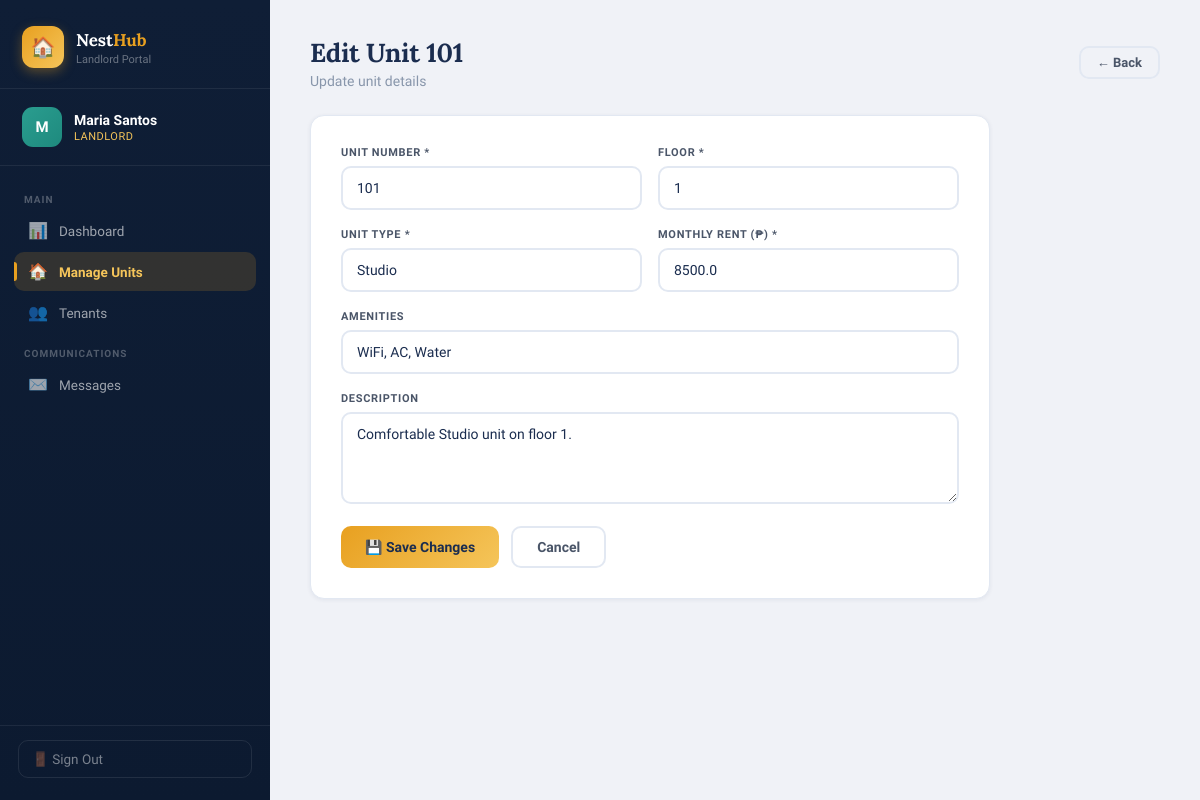
Screenshot of /landlord/units/edit/1 (signed in) with the database file from the repository.
### tables this page shows
CREATE TABLE user (
        id INTEGER PRIMARY KEY AUTOINCREMENT,
        username TEXT UNIQUE NOT NULL,
        password TEXT NOT NULL,
        role TEXT NOT NULL,
        full_name TEXT NOT NULL,
        email TEXT,
        phone TEXT,
        created_at TEXT DEFAULT (datetime('now'))
    );

CREATE TABLE unit (
        id INTEGER PRIMARY KEY AUTOINCREMENT,
        unit_number TEXT UNIQUE NOT NULL,
        floor INTEGER NOT NULL,
        unit_type TEXT NOT NULL,
        monthly_rent REAL NOT NULL,
        description TEXT,
        amenities TEXT,
        is_occupied INTEGER DEFAULT 0,
        tenant_id INTEGER REFERENCES user(id),
        occupancy_start TEXT,
        monthly_due_day INTEGER DEFAULT 1,
        created_at TEXT DEFAULT (datetime('now'))
    );

### views.py (the view, shortened to what this page needs)
@main_bp.route('/landlord/units/edit/<int:unit_id>', methods=['GET','POST'])
@login_required(role='landlord')
def landlord_edit_unit(unit_id):
    uid = session['user_id']
    conn = get_db()
    user = row_to_dict(conn.execute("SELECT * FROM user WHERE id=?", (uid,)).fetchone())
    unit = row_to_dict(conn.execute("SELECT * FROM unit WHERE id=?", (unit_id,)).fetchone())
    if not unit:
        conn.close()
        return redirect(url_for('main.landlord_units'))
    unread_msgs = get_unread_msgs(uid)
    conn.close()
    return render_template('landlord_unit_form.html', user=user, unit=unit, unread_msgs=unread_msgs)

### models.py (called while the page is built)
def get_db():
    conn = sqlite3.connect(DB_PATH)
    conn.row_factory = sqlite3.Row
    conn.execute("PRAGMA foreign_keys = ON")
    return conn

### views.py (called while the page is built)
def login_required(role=None):
    def decorator(f):
        @wraps(f)
        def wrapped(*args, **kwargs):
            uid = session.get('user_id')
            if not uid:
                flash('Please log in.', 'warning')
                return redirect(url_for('main.login'))
            if role and session.get('user_role') != role:
                flash('Access denied.', 'danger')
                return redirect(url_for('main.login'))
            return f(*args, **kwargs)
        return wrapped
    return decorator

def row_to_dict(row):
    return dict(row) if row else None

def get_unread_msgs(uid):
    conn = get_db()
    n = conn.execute("SELECT COUNT(*) FROM message WHERE receiver_id=? AND is_read=0", (uid,)).fetchone()[0]
    conn.close()
    return n

### templates/landlord_unit_form.html (shortened to what this page needs)
{% extends 'base.html' %}
{% from 'sidebar.html' import landlord_sidebar %}
{% block body %}
<div class="app-wrapper">
  {{ landlord_sidebar(user, 'units', unread_msgs) }}
  <main class="main-content">
    <div class="page-header-row">
      <div class="page-header" style="margin-bottom:0;">
        <h1>{{ 'Edit Unit ' + unit.unit_number if unit else 'Add New Unit' }}</h1>
        <p>{{ 'Update unit details' if unit else 'Fill in details for the new unit' }}</p>
      </div>
      <a href="{{ url_for('main.landlord_units') }}" class="btn btn-outline btn-sm">← Back</a>
    </div>
    <div class="form-card">
      <form method="POST" action="{{ url_for('main.landlord_edit_unit', unit_id=unit.id) if unit else url_for('main.landlord_add_unit') }}">
        <div class="form-row">
          <div class="form-field">
            <label>Unit Number *</label>
            <input type="text" name="unit_number" value="{{ unit.unit_number if unit else '' }}" placeholder="e.g. 101, 205" required>
          </div>
          <div class="form-field">
            <label>Floor *</label>
            <input type="number" name="floor" value="{{ unit.floor if unit else '' }}" placeholder="e.g. 1, 2, 3" min="1" required>
          </div>
        </div>
        <div class="form-row">
          <div class="form-field">
            <label>Unit Type *</label>
            <select name="unit_type" required>
              {% for t in ['Studio', '1 Bedroom', '2 Bedroom', '3 Bedroom', 'Penthouse', 'Loft'] %}
              <option value="{{ t }}" {{ 'selected' if unit and unit.unit_type == t else '' }}>{{ t }}</option>
              {% endfor %}
            </select>
          </div>
          <div class="form-field">
            <label>Monthly Rent (₱) *</label>
            <input type="number" name="monthly_rent" value="{{ unit.monthly_rent if unit else '' }}" placeholder="e.g. 12000" min="0" step="500" required>
          </div>
        </div>
        <div class="form-field">
          <label>Amenities</label>
          <input type="text" name="amenities" value="{{ unit.amenities if unit else '' }}" placeholder="e.g. WiFi, AC, Water, Parking (comma-separated)">
        </div>
        <div class="form-field">
          <label>Description</label>
          <textarea name="description" rows="4" placeholder="Describe the unit…">{{ unit.description if unit else '' }}</textarea>
        </div>
        <div style="display:flex;gap:12px;">
          <button type="submit" class="btn btn-gold">{{ '💾 Save Changes' if unit else '➕ Add Unit' }}</button>
          <a href="{{ url_for('main.landlord_units') }}" class="btn btn-outline">Cancel</a>
        </div>
      </form>
    </div>
  </main>
</div>
{% endblock %}

### templates/sidebar.html (shortened to what this page needs)
{% macro landlord_sidebar(user, active, unread_msgs=0) %}
<aside class="sidebar">
  <div class="sidebar-brand">
    <div class="logo-row">
      <div class="logo-box">🏠</div>
      <div>
        <h2>Nest<span>Hub</span></h2>
        <p>Landlord Portal</p>
      </div>
    </div>
  </div>
  <div class="sidebar-user">
    <div class="user-avatar">{{ user.full_name[0] }}</div>
    <div>
      <div class="user-name">{{ user.full_name }}</div>
      <div class="user-role gold">Landlord</div>
    </div>
  </div>
  <nav class="sidebar-nav">
    <div class="nav-section-label">Main</div>
    <a href="{{ url_for('main.landlord_dashboard') }}" class="nav-item {% if active == 'dashboard' %}active{% endif %}">
      <span class="nav-icon">📊</span> Dashboard
    </a>
    <a href="{{ url_for('main.landlord_units') }}" class="nav-item {% if active == 'units' %}active{% endif %}">
      <span class="nav-icon">🏠</span> Manage Units
    </a>
    <a href="{{ url_for('main.landlord_tenants') }}" class="nav-item {% if active == 'tenants' %}active{% endif %}">
      <span class="nav-icon">👥</span> Tenants
    </a>
    <div class="nav-section-label">Communications</div>
    <a href="{{ url_for('main.landlord_messages') }}" class="nav-item {% if active == 'messages' %}active{% endif %}">
      <span class="nav-icon">✉️</span> Messages
    </a>
  </nav>
  <div class="sidebar-footer">
    <a href="{{ url_for('main.logout') }}" class="logout-btn">🚪 Sign Out</a>
  </div>
</aside>
{% endmacro %}

### rows the page displays
user: full_name "M", full_name "Maria Santos"
unit: unit_number "Edit Unit 101", unit_number "101", floor "1", monthly_rent "8500.0", amenities "WiFi, AC, Water", description "Comfortable Studio unit on floor 1."

### other values shown
{{ 'Update unit details' if unit else 'Fill in details for the new unit' }} "Update unit details"
{{ '💾 Save Changes' if unit else '➕ Add Unit' }} "💾 Save Changes"
form field unit_type "Studio"
